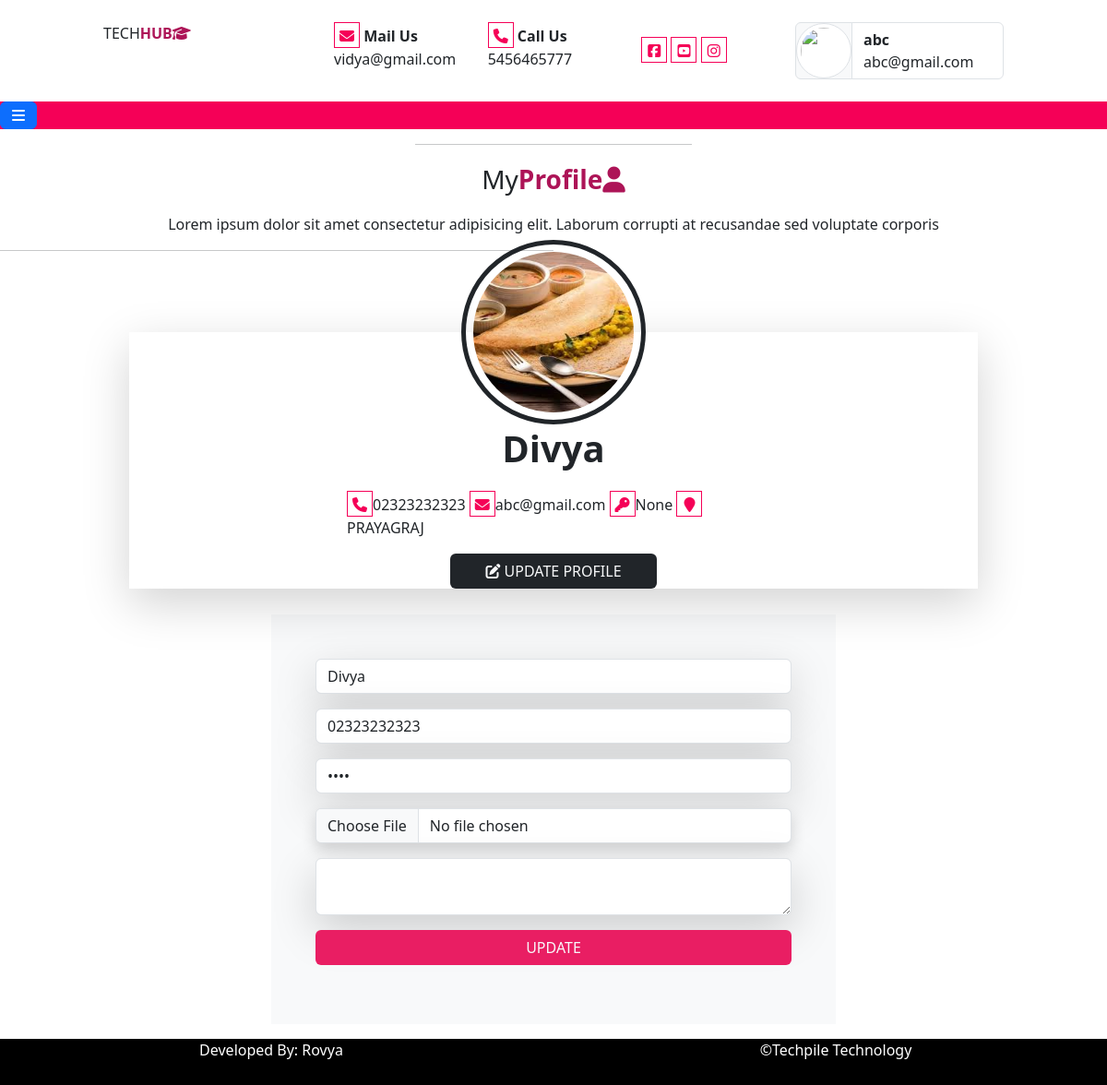
The app's page /blogger/profile/ (signed in) with its own data.
### user/models.py (models this page shows)
class tblregister(models.Model):
        name=models.CharField(max_length=50,null=True)
        email=models.EmailField(primary_key=True,max_length=100,default="")
        mobile=models.CharField(max_length=20,null=True)
        picture=models.ImageField(upload_to="static/userpic",null=True,blank=True)
        password=models.CharField(max_length=50,null=True)
        address=models.TextField(null=True)
        regdate=models.DateField(null=True)

### blogger/views.py (the view, shortened to what this page needs)
# urls.py: path("profile/",views.profile),
def profile(request):
    email=request.session.get("email")
    data=tblregister.objects.all().filter(email=email)
    d={"pdata":data}
    return render(request,"blogger/profile.html",d)

### templates/blogger/profile.html (shortened to what this page needs)
{% extends 'blogger_base.html' %}
{% load static %}
{% block content %}
<hr class="w-25 mx-auto"/>
<p class="text-center fs-3 mt-3">My<b class="text-mycolor1">Profile<i class="fa-solid fa-user fa-spin"></i>
</b></p>
<p class="text-center">Lorem ipsum dolor sit amet consectetur adipisicing elit. Laborum corrupti at recusandae sed voluptate corporis<b class="text-mycolor1"></b></p>
<hr class="w-50 mx=auto pb-5">
{% for r in pdata %}
<div class="row mx-5 my-1">
    <div class="col-sm-10 shadow-lg my-4 mx-auto" style="min-height: 200px;position:relative;">
        <img src="/{{r.picture}}"
         class="rounded-circle border border-dark border-5 p-2 position-absolute top-0 start-50 translate-middle"
         style="height: 200px;width: 200px;"/><br/><br/><br/><br/>
         <p class="fs-1 text-center fw-bold">{{r.name}}</p>
         <p class="w-50 mx-auto">
            <i class="fa-solid fa-phone ic"></i>{{r.mobile}}
            <i class="fa-solid fa-envelope ic"></i>{{r.email}}
            <i class="fa-solid fa-key ic"></i>{{r.password}}
            <i class="fa-solid fa-map-marker ic"></i>{{r.address}}<br/>
         </p>
         <a href="#" class="bg-dark btn text-light d-block mx-auto w-25"><i class="fa-solid fa-pen-to-square"></i> UPDATE PROFILE</a>
    </div>
    </div>
    <div class="row">
        <div class="col-sm-6 mx-auto p-5 bg-light mb-3">
        <form method="post" enctype="multipart/form-data">
            <input type="text" name="name" value="{{r.name}}" required placeholder="Name" class="form-control mb-3 shadow-lg"/>
            <input type="number" name="mob" value="{{r.mobile}}" required placeholder="Mobile" class="form-control mb-3 shadow-lg"/>
            <input type="password" value="{{r.password}}" name="passwd"  required placeholder="Password" class="form-control mb-3 shadow-lg"/>
            <input type="file" name="fu" required class="form-control mb-3 shadow"/>
            <textarea name="address" value="{{r.address}}" class="form-control mb-3 shadow-lg"></textarea>
            <input type="submit" value="UPDATE" class="bg-mycolor1 btn form-control text-light" style="background: #e91e63 !important;"/>
        </form>
    </div>
    </div>
    {% endfor %}
{% endblock %}

### templates/blogger_base.html (shortened to what this page needs)
{% load static %}
<html>
<head>
  <link href="{% static 'css/bootstrap.css' %}" rel="stylesheet" />
  <link href="https://cdnjs.cloudflare.com/ajax/libs/font-awesome/6.7.2/css/all.min.css" rel="stylesheet" />
</head>
<body>
  <div class="container-fluid">
    <div class="row header">
      <div class="col-sm-1"></div>
      <div class="col-sm-10 py-4">
        <div class="row">
          <div class="col-sm-3">
            TECH<b class="text-mycolor1">HUB<i class="fa-solid fa-graduation-cap"></i></b>
          </div>
          <div class="col-sm-2">
            <b>
              <i class="fa-solid fa-envelope ic "></i>
              Mail Us</b><br />
            vidya@gmail.com
          </div>
          <div class="col-sm-2">
            <b>
              <i class="fa-solid fa-phone ic"></i>
              Call Us</b><br />
            5456465777
          </div>
          <div class="col-sm-2 pt-3">
            <i class="fa-brands fa-square-facebook ic"></i>
            <i class="fa-brands fa-square-youtube ic"></i>
            <i class="fa-brands fa-instagram ic"></i>
          </div>
          <div class="col-sm-3">
             {% if request.session.email %}
               <a href="/blogger/profile/" style="text-decoration:none;">
             <div class="input-group">
              <span class="input-group-text p-0">
            <img src="/{{request.session.userpic}}" class="img-thumbnail rounded-circle" style="height: 60px;width: 60px;">
            </span>
           <span class="form-control"><b>{{request.session.name}}</b><br/>{{request.session.email}}</span>
               </div>
               </a>
            {% else %}
             <img src="{% static 'images/user1.webp' %}" class="img-thumbnail" style="height: 40px;width: 40px;"/>
            <b>guest@gmail.com</b>
            {% endif %}
          </div>
        </div>
      </div>
    </div>
  </div>
  <div class="row bg-mycolor1">
    <div class="col-sm-12">
  <a class="btn btn-primary" data-bs-toggle="offcanvas" href="#offcanvasExample" role="button" aria-controls="offcanvasExample">
  <i class="fa-solid fa-bars"></i>
</a>
</div>
</div>
  <div class="row">
    <div class="col-sm-12" style="min-height: 450px;">
  {% block content %}
  {% endblock %}
     </div>
  </div>
  <div class="row footer" style="font-size:16px">
    <div class="col-6">Developed By: Rovya</div>
     <div class="col-6">&copy;Techpile Technology</div>
  </div>

### templates/blogger_base.html (style rules this page uses)
.bg-mycolor1 { background: #F50057; }
.text-mycolor1 { color: #AD1457; }
.ic { color: #F50057; height: 28px; width: 28px; text-align: center; line-height: 28px; border: 1px solid#F50057; }
.footer { min-height: 50px; text-align: center; list-style: 50px; font-size: 80px; color:white; background:black; }

### records on screen
tblregister: session.email "abc@gmail.com", picture (picture), name "Divya", mobile "02323232323", email "abc@gmail.com", password "None", address "PRAYAGRAJ", mob "02323232323"

### other values on screen
{{ request.session.name }} "abc"
